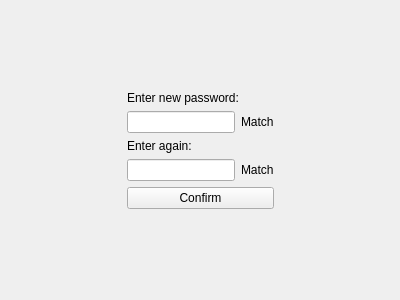
<?xml version="1.0" encoding="UTF-8"?>
<ui version="4.0">
 <class>NewPassswordScreen</class>
 <widget class="QWidget" name="NewPassswordScreen">
  <property name="geometry">
   <rect>
    <x>0</x>
    <y>0</y>
    <width>400</width>
    <height>300</height>
   </rect>
  </property>
  <property name="windowTitle">
   <string>Form</string>
  </property>
  <layout class="QGridLayout" name="gridLayout">
   <item row="0" column="1">
    <spacer name="topSpacer">
     <property name="orientation">
      <enum>Qt::Vertical</enum>
     </property>
     <property name="sizeHint" stdset="0">
      <size>
       <width>17</width>
       <height>74</height>
      </size>
     </property>
    </spacer>
   </item>
   <item row="1" column="1">
    <widget class="QLabel" name="enterPasswordLabel">
     <property name="text">
      <string>Enter new password:</string>
     </property>
    </widget>
   </item>
   <item row="2" column="0">
    <spacer name="leftSpacer_1">
     <property name="orientation">
      <enum>Qt::Horizontal</enum>
     </property>
     <property name="sizeHint" stdset="0">
      <size>
       <width>98</width>
       <height>17</height>
      </size>
     </property>
    </spacer>
   </item>
   <item row="2" column="1">
    <layout class="QHBoxLayout" name="firstPasswordHLayout">
     <item>
      <widget class="QLineEdit" name="firstPasswordTextBox"/>
     </item>
     <item>
      <widget class="QLabel" name="firstMatchLabel">
       <property name="styleSheet">
        <string notr="true"/>
       </property>
       <property name="text">
        <string>Match</string>
       </property>
      </widget>
     </item>
    </layout>
   </item>
   <item row="2" column="2">
    <spacer name="rightSpacer_1">
     <property name="orientation">
      <enum>Qt::Horizontal</enum>
     </property>
     <property name="sizeHint" stdset="0">
      <size>
       <width>98</width>
       <height>17</height>
      </size>
     </property>
    </spacer>
   </item>
   <item row="3" column="1">
    <widget class="QLabel" name="secondPasswordLabel">
     <property name="text">
      <string>Enter again:</string>
     </property>
    </widget>
   </item>
   <item row="4" column="0">
    <spacer name="leftSpacer_2">
     <property name="orientation">
      <enum>Qt::Horizontal</enum>
     </property>
     <property name="sizeHint" stdset="0">
      <size>
       <width>98</width>
       <height>17</height>
      </size>
     </property>
    </spacer>
   </item>
   <item row="4" column="1">
    <layout class="QHBoxLayout" name="secondPasswordHLayout">
     <item>
      <widget class="QLineEdit" name="secondPasswordTextbox"/>
     </item>
     <item>
      <widget class="QLabel" name="secondMatchLabel">
       <property name="text">
        <string>Match</string>
       </property>
      </widget>
     </item>
    </layout>
   </item>
   <item row="4" column="2">
    <spacer name="rightSpacer_2">
     <property name="orientation">
      <enum>Qt::Horizontal</enum>
     </property>
     <property name="sizeHint" stdset="0">
      <size>
       <width>98</width>
       <height>17</height>
      </size>
     </property>
    </spacer>
   </item>
   <item row="5" column="1">
    <widget class="QPushButton" name="confirmButton">
     <property name="text">
      <string>Confirm</string>
     </property>
    </widget>
   </item>
   <item row="6" column="1">
    <spacer name="bottomSpacer">
     <property name="orientation">
      <enum>Qt::Vertical</enum>
     </property>
     <property name="sizeHint" stdset="0">
      <size>
       <width>17</width>
       <height>73</height>
      </size>
     </property>
    </spacer>
   </item>
  </layout>
 </widget>
 <resources/>
 <connections/>
</ui>
